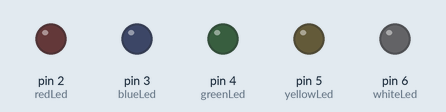
A sketch run on a simulated Arduino Uno, built with avr-gcc and run on an emulated ATmega328P. Shown: output pins drawn as LEDs (lit = HIGH).

Above: at 0.1 s.
At 4.1 s:
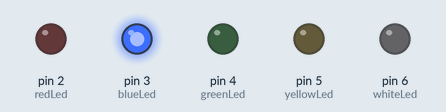
At 9.1 s:
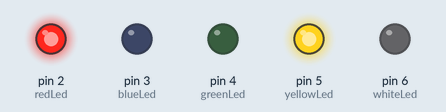
At 19.1 s:
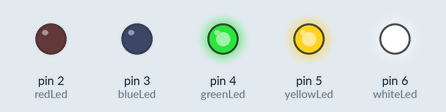
At 29.1 s:
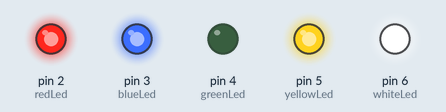
At 39.1 s:
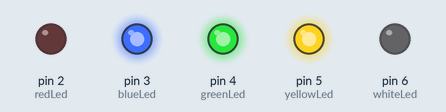
Timing chart, 0 to 40.0 s (numbered marks = the images above):
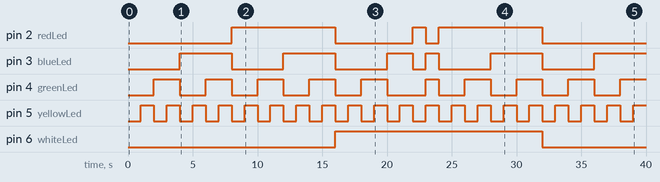

The sketch:

5-Bit-Binary-Counter.ino
```cpp
int redLed = 2;
int blueLed = 3;
int greenLed = 4;
int yellowLed = 5;
int whiteLed = 6;

int LongW = 1000;

void setup() {
  // put your setup code here, to run once:
pinMode(redLed,OUTPUT);
pinMode(blueLed,OUTPUT);
pinMode(greenLed,OUTPUT);
pinMode(yellowLed,OUTPUT);
pinMode(whiteLed,OUTPUT);

}


void loop() {
digitalWrite(redLed,LOW);
digitalWrite(blueLed,LOW);
digitalWrite(greenLed,LOW);
digitalWrite(yellowLed,LOW);
digitalWrite(whiteLed,LOW);

delay(LongW);

digitalWrite(whiteLed,LOW);
digitalWrite(redLed,LOW);
digitalWrite(blueLed,LOW);
digitalWrite(greenLed,LOW);
digitalWrite(yellowLed,HIGH);
delay(LongW);

digitalWrite(whiteLed,LOW);
digitalWrite(redLed,LOW);
digitalWrite(blueLed,LOW);
digitalWrite(greenLed,HIGH);
digitalWrite(yellowLed,LOW);
delay(LongW);

digitalWrite(whiteLed,LOW);
digitalWrite(redLed,LOW);
digitalWrite(blueLed,LOW);
digitalWrite(greenLed,HIGH);
digitalWrite(yellowLed,HIGH);
delay(LongW);

digitalWrite(whiteLed,LOW);
digitalWrite(redLed,LOW);
digitalWrite(blueLed,HIGH);
digitalWrite(greenLed,LOW);
digitalWrite(yellowLed,LOW);
delay(LongW);

digitalWrite(whiteLed,LOW);
digitalWrite(redLed,LOW);
digitalWrite(blueLed,HIGH);
digitalWrite(greenLed,LOW);
digitalWrite(yellowLed,HIGH);
delay(LongW);

digitalWrite(whiteLed,LOW);
digitalWrite(redLed,LOW);
digitalWrite(blueLed,HIGH);
digitalWrite(greenLed,HIGH);
digitalWrite(yellowLed,LOW);
delay(LongW);

digitalWrite(whiteLed,LOW);
digitalWrite(redLed,LOW);
digitalWrite(blueLed,HIGH);
digitalWrite(greenLed,HIGH);
digitalWrite(yellowLed,HIGH);
delay(LongW);

digitalWrite(whiteLed,LOW);
digitalWrite(redLed,HIGH);
digitalWrite(blueLed,LOW);
digitalWrite(greenLed,LOW);
digitalWrite(yellowLed,LOW);
delay(LongW);

digitalWrite(whiteLed,LOW);
digitalWrite(redLed,HIGH);
digitalWrite(blueLed,LOW);
digitalWrite(greenLed,LOW);
digitalWrite(yellowLed,HIGH);
delay(LongW);

digitalWrite(whiteLed,LOW);
digitalWrite(redLed,HIGH);
digitalWrite(blueLed,LOW);
digitalWrite(greenLed,HIGH);
digitalWrite(yellowLed,LOW);
delay(LongW);

digitalWrite(whiteLed,LOW);
digitalWrite(redLed,HIGH);
digitalWrite(blueLed,LOW);
digitalWrite(greenLed,HIGH);
digitalWrite(yellowLed,HIGH);
delay(LongW);

digitalWrite(whiteLed,LOW);
digitalWrite(redLed,HIGH);
digitalWrite(blueLed,HIGH);
digitalWrite(greenLed,LOW);
digitalWrite(yellowLed,LOW);
delay(LongW);

digitalWrite(whiteLed,LOW);
digitalWrite(redLed,HIGH);
digitalWrite(blueLed,HIGH);
digitalWrite(greenLed,LOW);
digitalWrite(yellowLed,HIGH);
delay(LongW);

digitalWrite(whiteLed,LOW);
digitalWrite(redLed,HIGH);
digitalWrite(blueLed,HIGH);
digitalWrite(greenLed,HIGH);
digitalWrite(yellowLed,LOW);
delay(LongW);

digitalWrite(whiteLed,LOW);
digitalWrite(redLed,HIGH);
digitalWrite(blueLed,HIGH);
digitalWrite(greenLed,HIGH);
digitalWrite(yellowLed,HIGH);
delay(LongW);

digitalWrite(whiteLed,HIGH);
digitalWrite(redLed,LOW);
digitalWrite(blueLed,LOW);
digitalWrite(greenLed,LOW);
digitalWrite(yellowLed,LOW);
delay(LongW);

digitalWrite(whiteLed,HIGH);
digitalWrite(redLed,LOW);
digitalWrite(blueLed,LOW);
digitalWrite(greenLed,LOW);
digitalWrite(yellowLed,HIGH);
delay(LongW);

digitalWrite(whiteLed,HIGH);
digitalWrite(redLed,LOW);
digitalWrite(blueLed,LOW);
digitalWrite(greenLed,HIGH);
digitalWrite(yellowLed,LOW);
delay(LongW);

digitalWrite(whiteLed,HIGH);
digitalWrite(redLed,LOW);
digitalWrite(blueLed,LOW);
digitalWrite(greenLed,HIGH);
digitalWrite(yellowLed,HIGH);
delay(LongW);

digitalWrite(whiteLed,HIGH);
digitalWrite(redLed,LOW);
digitalWrite(blueLed,HIGH);
digitalWrite(greenLed,LOW);
digitalWrite(yellowLed,LOW);
delay(LongW);

digitalWrite(whiteLed,HIGH);
digitalWrite(redLed,LOW);
digitalWrite(blueLed,HIGH);
digitalWrite(greenLed,LOW);
digitalWrite(yellowLed,HIGH);
delay(LongW);

digitalWrite(whiteLed,HIGH);
digitalWrite(redLed,HIGH);
digitalWrite(blueLed,LOW);
digitalWrite(greenLed,LOW);
digitalWrite(yellowLed,LOW);
delay(LongW);

digitalWrite(whiteLed,HIGH);
digitalWrite(redLed,LOW);
digitalWrite(blueLed,HIGH);
digitalWrite(greenLed,HIGH);
digitalWrite(yellowLed,HIGH);
delay(LongW);

digitalWrite(whiteLed,HIGH);
digitalWrite(redLed,HIGH);
digitalWrite(blueLed,LOW);
digitalWrite(greenLed,LOW);
digitalWrite(yellowLed,LOW);
delay(LongW);

digitalWrite(whiteLed,HIGH);
digitalWrite(redLed,HIGH);
digitalWrite(blueLed,LOW);
digitalWrite(greenLed,LOW);
digitalWrite(yellowLed,HIGH);
delay(LongW);

digitalWrite(whiteLed,HIGH);
digitalWrite(redLed,HIGH);
digitalWrite(blueLed,LOW);
digitalWrite(greenLed,HIGH);
digitalWrite(yellowLed,LOW);
delay(LongW);

digitalWrite(whiteLed,HIGH);
digitalWrite(redLed,HIGH);
digitalWrite(blueLed,LOW);
digitalWrite(greenLed,HIGH);
digitalWrite(yellowLed,HIGH);
delay(LongW);

digitalWrite(whiteLed,HIGH);
digitalWrite(redLed,HIGH);
digitalWrite(blueLed,HIGH);
digitalWrite(greenLed,LOW);
digitalWrite(yellowLed,LOW);
delay(LongW);

digitalWrite(whiteLed,HIGH);
digitalWrite(redLed,HIGH);
digitalWrite(blueLed,HIGH);
digitalWrite(greenLed,LOW);
digitalWrite(yellowLed,HIGH);
delay(LongW);

digitalWrite(whiteLed,HIGH);
digitalWrite(redLed,HIGH);
digitalWrite(blueLed,HIGH);
digitalWrite(greenLed,HIGH);
digitalWrite(yellowLed,LOW);
delay(LongW);

digitalWrite(whiteLed,HIGH);
digitalWrite(redLed,HIGH);
digitalWrite(blueLed,HIGH);
digitalWrite(greenLed,HIGH);
digitalWrite(yellowLed,HIGH);
delay(LongW);
  // put your main code here, to run repeatedly:

}
```

Measured:
- by itself, pin 2 (redLed): goes HIGH 8.0 s, LOW 6.0 s, HIGH 1.0 s, LOW 1.0 s, HIGH 8.0 s, then LOW
- by itself, pin 3 (blueLed): LOW → HIGH at 4.0 s, → LOW 4.0 s later, → HIGH 4.0 s later, → LOW 4.0 s later, … (11 changes in this stretch)
- by itself, pin 4 (greenLed): goes 4 × (HIGH 2.0 s, LOW 2.0 s), HIGH 2.0 s, LOW 3.0 s, HIGH 1.0 s, 3 × (LOW 2.0 s, HIGH 2.0 s), LOW 2.0 s, then HIGH
- by itself, pin 5 (yellowLed): alternates HIGH for 1.0 s and LOW for 1.0 s
- by itself, pin 6 (whiteLed): LOW → HIGH at 16.0 s, → LOW 16.0 s later
